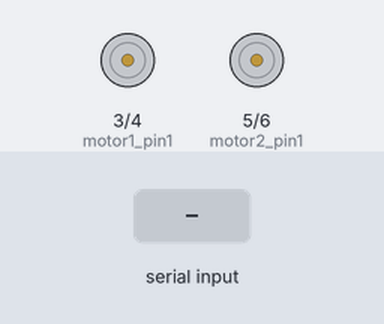
Bench run of a sketch on a simulated Arduino Uno, built with avr-gcc and run on an emulated ATmega328P. Shown: motor-driver pin pairs drawn as motors (green arrow = first pin HIGH = forward, orange = second pin HIGH = backward, longer = more drive, scaled by the enable pin). Inputs (shaded band) come from the test bench.

Above: at 1.2 s.
1.3 s: "right" received over Serial
At 3.0 s:
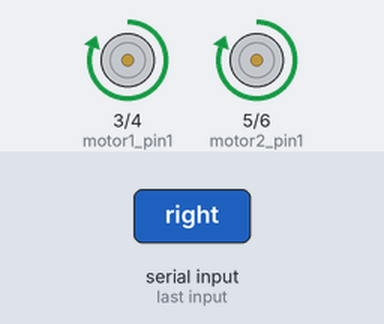
3.8 s: "left" received over Serial
At 6.0 s:
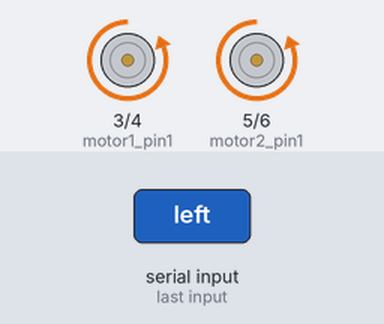
6.3 s: "stay" received over Serial
At 8.0 s:
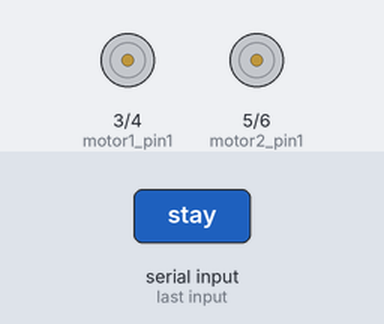
Timing chart, 0 to 9.5 s (numbered marks = the images above; inputs shaded):
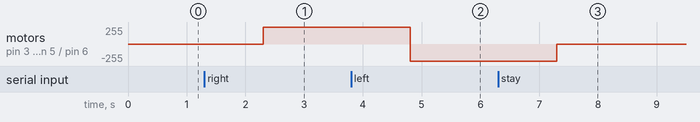

The sketch:

Arduino_code.ino
```cpp
// Pin definitions
int motor1_pin1 = 3;  // IN1
int motor1_pin2 = 4;  // IN2
int motor2_pin1 = 5;  // IN3
int motor2_pin2 = 6;  // IN4
int enable1 = 9;  // Enable 1
int enable2 = 10; // Enable 2

void setup() {
	// Initialize motor pins as outputs
	pinMode(motor1_pin1, OUTPUT);
	pinMode(motor1_pin2, OUTPUT);
	pinMode(motor2_pin1, OUTPUT);
	pinMode(motor2_pin2, OUTPUT);

	// Initialize Enable pins as outputs
	pinMode(enable1, OUTPUT);
	pinMode(enable2, OUTPUT);

  // Start Serial communication at 9600 baud rate
  Serial.begin(9600);
}

void loop() {
	if (Serial.available()) {
		String command = Serial.readString();  // Read the incoming serial data

		// Process the received command
		if (command == "right") {
			// Move motor forward (right)
			digitalWrite(motor1_pin1, HIGH);
			digitalWrite(motor1_pin2, LOW);
			digitalWrite(motor2_pin1, HIGH);
			digitalWrite(motor2_pin2, LOW);
			analogWrite(enable1, 255);  // Set motor speed (PWM)
			analogWrite(enable2, 255);  // Set motor speed (PWM)
		}
		else if (command == "left") {
			// Move motor backward (left)
			digitalWrite(motor1_pin1, LOW);
			digitalWrite(motor1_pin2, HIGH);
			digitalWrite(motor2_pin1, LOW);
			digitalWrite(motor2_pin2, HIGH);
			analogWrite(enable1, 255);  // Set motor speed (PWM)
			analogWrite(enable2, 255);  // Set motor speed (PWM)
		}
		else if (command == "stay") {
			// Stop motors (stay in place)
			digitalWrite(motor1_pin1, LOW);
			digitalWrite(motor1_pin2, LOW);
			digitalWrite(motor2_pin1, LOW);
			digitalWrite(motor2_pin2, LOW);
		}
  }
}
```

Measured:
- after the input at 1.3 s, motor on pin 3 (motor1_pin1) / pin 4 (motor1_pin2), motor on pin 5 (motor2_pin1) / pin 6 (motor2_pin2): stopped → forward 255/255 after 1.0 s
- after the input at 3.8 s, motor on pin 3 (motor1_pin1) / pin 4 (motor1_pin2), motor on pin 5 (motor2_pin1) / pin 6 (motor2_pin2): forward 255/255 → backward 255/255 after 1.0 s
- after the input at 6.3 s, motor on pin 3 (motor1_pin1) / pin 4 (motor1_pin2), motor on pin 5 (motor2_pin1) / pin 6 (motor2_pin2): backward 255/255 → stopped after 1.0 s
